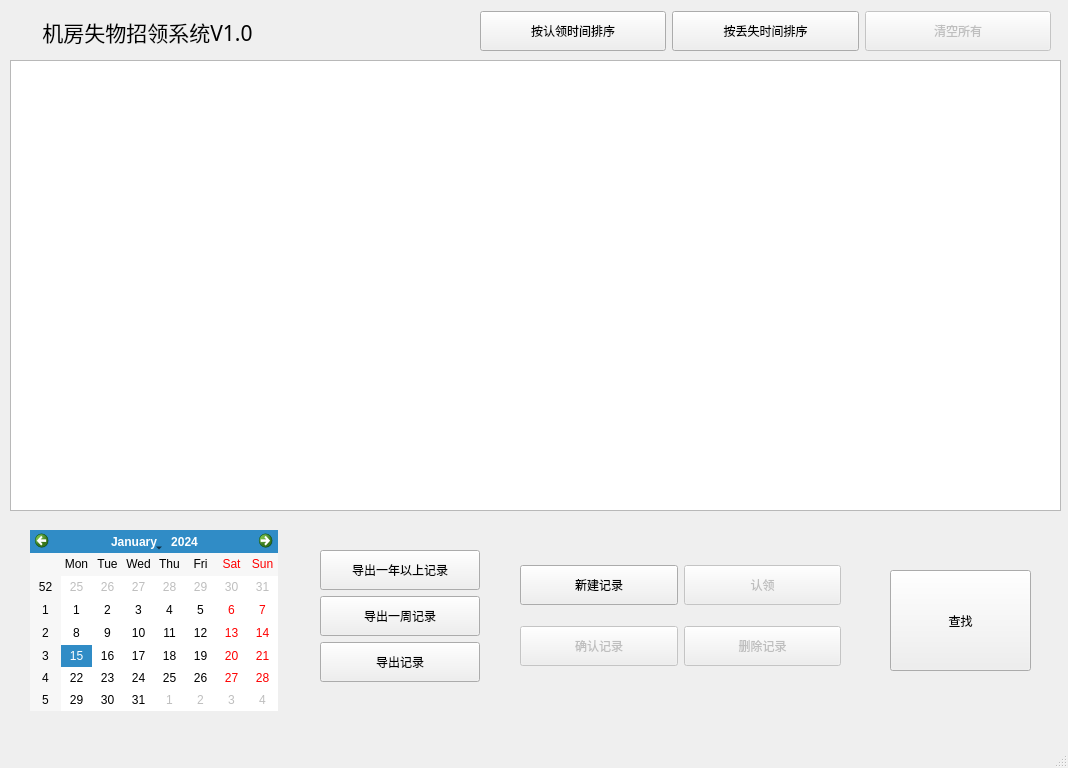
<?xml version="1.0" encoding="UTF-8"?>
<ui version="4.0">
 <class>dashboard</class>
 <widget class="QMainWindow" name="dashboard">
  <property name="geometry">
   <rect>
    <x>0</x>
    <y>0</y>
    <width>1068</width>
    <height>768</height>
   </rect>
  </property>
  <property name="windowTitle">
   <string>MainWindow</string>
  </property>
  <widget class="QWidget" name="centralwidget">
   <widget class="QTableWidget" name="recordTable">
    <property name="geometry">
     <rect>
      <x>10</x>
      <y>60</y>
      <width>1051</width>
      <height>451</height>
     </rect>
    </property>
   </widget>
   <widget class="QCalendarWidget" name="calendarWidget">
    <property name="geometry">
     <rect>
      <x>30</x>
      <y>530</y>
      <width>248</width>
      <height>181</height>
     </rect>
    </property>
   </widget>
   <widget class="QWidget" name="layoutWidget">
    <property name="geometry">
     <rect>
      <x>11</x>
      <y>11</y>
      <width>281</width>
      <height>41</height>
     </rect>
    </property>
    <layout class="QVBoxLayout" name="verticalLayout_2">
     <property name="leftMargin">
      <number>0</number>
     </property>
     <property name="rightMargin">
      <number>8</number>
     </property>
     <property name="bottomMargin">
      <number>0</number>
     </property>
     <item>
      <widget class="QLabel" name="label_2">
       <property name="font">
        <font>
         <family>方正小标宋简体</family>
         <pointsize>16</pointsize>
         <weight>50</weight>
         <italic>false</italic>
         <bold>false</bold>
        </font>
       </property>
       <property name="styleSheet">
        <string notr="true">font: 16pt &quot;方正小标宋简体&quot;;</string>
       </property>
       <property name="text">
        <string>机房失物招领系统V1.0</string>
       </property>
       <property name="alignment">
        <set>Qt::AlignCenter</set>
       </property>
      </widget>
     </item>
    </layout>
   </widget>
   <widget class="QWidget" name="verticalLayoutWidget">
    <property name="geometry">
     <rect>
      <x>320</x>
      <y>550</y>
      <width>160</width>
      <height>134</height>
     </rect>
    </property>
    <layout class="QVBoxLayout" name="verticalLayout">
     <item>
      <widget class="QPushButton" name="export_last_year">
       <property name="minimumSize">
        <size>
         <width>0</width>
         <height>40</height>
        </size>
       </property>
       <property name="text">
        <string>导出一年以上记录</string>
       </property>
      </widget>
     </item>
     <item>
      <widget class="QPushButton" name="export_last_week">
       <property name="minimumSize">
        <size>
         <width>0</width>
         <height>40</height>
        </size>
       </property>
       <property name="text">
        <string>导出一周记录</string>
       </property>
      </widget>
     </item>
     <item>
      <widget class="QPushButton" name="exportRecord">
       <property name="enabled">
        <bool>true</bool>
       </property>
       <property name="minimumSize">
        <size>
         <width>0</width>
         <height>40</height>
        </size>
       </property>
       <property name="text">
        <string>导出记录</string>
       </property>
      </widget>
     </item>
    </layout>
   </widget>
   <widget class="QWidget" name="horizontalLayoutWidget">
    <property name="geometry">
     <rect>
      <x>480</x>
      <y>10</y>
      <width>571</width>
      <height>42</height>
     </rect>
    </property>
    <layout class="QHBoxLayout" name="horizontalLayout">
     <item>
      <widget class="QPushButton" name="sortByFound">
       <property name="minimumSize">
        <size>
         <width>0</width>
         <height>40</height>
        </size>
       </property>
       <property name="text">
        <string>按认领时间排序</string>
       </property>
      </widget>
     </item>
     <item>
      <widget class="QPushButton" name="sortByLost">
       <property name="minimumSize">
        <size>
         <width>0</width>
         <height>40</height>
        </size>
       </property>
       <property name="text">
        <string>按丢失时间排序</string>
       </property>
      </widget>
     </item>
     <item>
      <widget class="QPushButton" name="removeAll">
       <property name="enabled">
        <bool>false</bool>
       </property>
       <property name="minimumSize">
        <size>
         <width>0</width>
         <height>40</height>
        </size>
       </property>
       <property name="text">
        <string>清空所有</string>
       </property>
      </widget>
     </item>
    </layout>
   </widget>
   <widget class="QWidget" name="gridLayoutWidget">
    <property name="geometry">
     <rect>
      <x>520</x>
      <y>550</y>
      <width>321</width>
      <height>131</height>
     </rect>
    </property>
    <layout class="QGridLayout" name="gridLayout">
     <item row="1" column="1">
      <widget class="QPushButton" name="confirmRecord">
       <property name="enabled">
        <bool>false</bool>
       </property>
       <property name="minimumSize">
        <size>
         <width>0</width>
         <height>40</height>
        </size>
       </property>
       <property name="text">
        <string>确认记录</string>
       </property>
      </widget>
     </item>
     <item row="0" column="1">
      <widget class="QPushButton" name="newRecord">
       <property name="minimumSize">
        <size>
         <width>0</width>
         <height>40</height>
        </size>
       </property>
       <property name="text">
        <string>新建记录</string>
       </property>
      </widget>
     </item>
     <item row="1" column="2">
      <widget class="QPushButton" name="removeRecord">
       <property name="enabled">
        <bool>false</bool>
       </property>
       <property name="minimumSize">
        <size>
         <width>0</width>
         <height>40</height>
        </size>
       </property>
       <property name="text">
        <string>删除记录</string>
       </property>
      </widget>
     </item>
     <item row="0" column="2">
      <widget class="QPushButton" name="found">
       <property name="enabled">
        <bool>false</bool>
       </property>
       <property name="minimumSize">
        <size>
         <width>0</width>
         <height>40</height>
        </size>
       </property>
       <property name="text">
        <string>认领</string>
       </property>
      </widget>
     </item>
    </layout>
   </widget>
   <widget class="QPushButton" name="pushButton">
    <property name="geometry">
     <rect>
      <x>890</x>
      <y>570</y>
      <width>141</width>
      <height>101</height>
     </rect>
    </property>
    <property name="text">
     <string>查找</string>
    </property>
   </widget>
  </widget>
  <widget class="QStatusBar" name="statusbar"/>
 </widget>
 <resources/>
 <connections/>
</ui>
